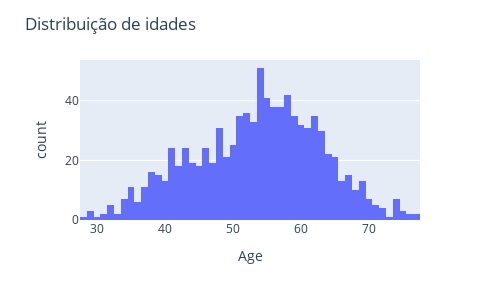

The code cell stored with this chart in its notebook:
### Code cell
hist1 = px.histogram(dados, x='Age', nbins=60)
hist1.update_layout(width=500, height=300, title_text="Distribuição de idades")
hist1.show()

### Figure 1 — Plotly figure (JSON) as saved in the notebook; plotly's stock layout.template omitted (floating-point values rounded to 4 significant figures; data arrays with more than 128 entries replaced by an {"elided": "..."} marker saying what was removed)
{"data": [{"alignmentgroup": "True", "bingroup": "x", "hovertemplate": "Age=%{x}<br>count=%{y}<extra></extra>", "legendgroup": "", "marker": {"color": "#636efa", "pattern": {"shape": ""}}, "name": "", "nbinsx": 60, "offsetgroup": "", "orientation": "v", "showlegend": false, "type": "histogram", "x": {"elided": "918 int values"}, "xaxis": "x", "yaxis": "y"}], "layout": {"barmode": "relative", "height": 300, "legend": {"tracegroupgap": 0}, "margin": {"t": 60}, "title": {"text": "Distribuição de idades"}, "width": 500, "xaxis": {"anchor": "y", "domain": [0, 1], "title": {"text": "Age"}}, "yaxis": {"anchor": "x", "domain": [0, 1], "title": {"text": "count"}}}}
